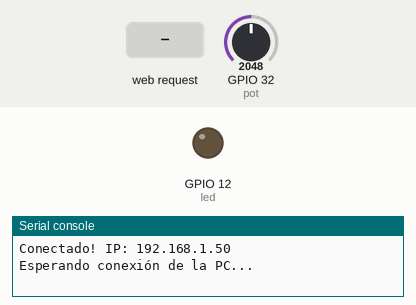
The program below on a simulated ESP32 board running MicroPython. Parts: output pins drawn as LEDs (lit = HIGH), the last lines printed to the serial console. The test bench sets the inputs (shaded band); at power-on: GPIO 32 (pot) = 2048 (analog values on the 0–4095 scale). WiFi joins after 1.5 s.

Above: at 3.2 s.
3.3 s: HTTP request GET /ON received
At 4.4 s:
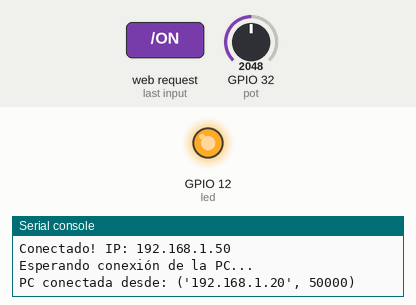
Timing chart, 0 to 6.3 s (numbered marks = the images above; inputs shaded):
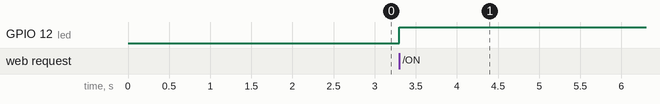

Measured:
- after the input at 3.3 s, GPIO 12 (led): LOW → HIGH at once

The program:

esp32.py
```python
import network
import socket
import time
from machine import Pin, ADC

# --- CONFIGURACIÓN DE RED ---
SSID = "RedWifi"
PASSWORD = "Password"

def conectar_wifi():
    wlan = network.WLAN(network.STA_IF)
    wlan.active(True)
    wlan.connect(SSID, PASSWORD)
    while not wlan.isconnected():
        time.sleep(1)
    print("Conectado! IP:", wlan.ifconfig()[0])

conectar_wifi()

# --- HARDWARE ---
led = Pin(12, Pin.OUT)
pot = ADC(Pin(32))
pot.atten(ADC.ATTN_11DB)

# --- SOCKET (Servidor de Control) ---
server = socket.socket(socket.AF_INET, socket.SOCK_STREAM)
# SO_REUSEADDR ayuda a que el ESP32 no bloquee el puerto si lo reinicias rápido
server.setsockopt(socket.SOL_SOCKET, socket.SO_REUSEADDR, 1)
server.bind(('0.0.0.0', 80)) #puerto 80 para HTTP, aunque no estamos sirviendo páginas, es común para control simple
server.listen(1)

print("Esperando conexión de la PC...")

while True:
    conn, addr = server.accept()
    print("PC conectada desde:", addr)

    # Timeout corto en lugar de setblocking(False)
    conn.settimeout(0.05)

    while True:
        try:
            # 1. Leer potenciómetro y enviar a la PC
            val_pot = pot.read()
            conn.send(str(val_pot).encode() + b'\n')

            # 2. Revisar si la PC mandó una orden para el LED
            try:
                data = conn.recv(1024)
                # Usamos la palabra clave 'in' para buscar el comando dentro de los bytes
                if b'ON' in data:
                    led.value(1)
                if b'OFF' in data:
                    led.value(0)
            except OSError:
                # Si ocurre un OSError aquí, simplemente significa que pasaron
                # los 0.05s y no llegó ningún comando. Es normal, lo ignoramos.
                pass

            time.sleep(0.1) # Pequeño respiro para no saturar el router

        except Exception as e:
            # Si el error llega a este bloque, es porque la PC cerró el programa
            print("Conexión finalizada:", e)
            conn.close()
            break
```
